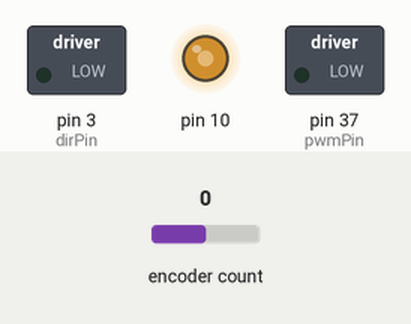
This sketch was run on a simulated Arduino Mega 2560, built with avr-gcc and run on an emulated ATmega2560. On the bench: switched loads named in the sketch (green lamp = pin HIGH), output pins drawn as LEDs (lit = HIGH). Inputs (shaded band) come from the test bench; at power-on: encoder count 0.

Above: at 0.1 s.
Timing chart, 0 to 1.6 s (numbered marks = the images above):
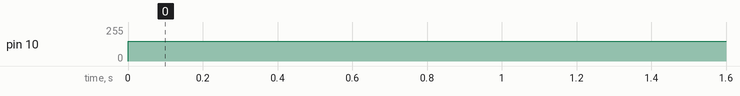

Measured:
- by itself, pin 10: 0/255 → 150/255 at 0.00 s

The sketch:

TestLibrary.ino
```cpp
#include <Encoder.h>
//#include <PID_v1.h>

#define Freq_Ts 100 //Calculation period in microseconds

#define pwmPin 37
#define dirPin 3
#define encA 6
#define encB 7

double Setpoint, Input, Output;
int Kp = 1;
int Ki = 1;
int Kd = 1;
double lastError = 0;
double sumError = 0;

long oldPosition  = -999;
long newPosition = 0;
long velocity = 0;

Encoder myEnc(encA, encB);

void setTarget(int setpoint){
  Setpoint = setpoint;
}

void setKp(int kp){
  Kp = kp;
}

void motorSetup(){
  Output = 0;
  Setpoint = 2000;
  pinMode(pwmPin, OUTPUT);
  pinMode(dirPin, OUTPUT);
}

void motorStep(){
  newPosition = myEnc.read();
  velocity = (newPosition - oldPosition) / (Freq_Ts*0.000001);
  if (newPosition != oldPosition) {
    oldPosition = newPosition;
    Serial.println(newPosition);
    //Serial.println(newPosition);
  }
  Input = newPosition;
  double target = Setpoint;// set the seek to target by mapping the potentiometer range to the encoder max count
  double error = Input - target; // find the error term = current position - target

  //PID Calculation
  //double motorSpeed = Kp * error; //Just using P
  double motorSpeed = Kp * error + Kd * (error - lastError) + Ki * sumError; //Full PID

  //Correction for motor Speed sign
  if (motorSpeed < 0) {
    motorSpeed = motorSpeed * -1;
  }

  if (error < 0) {
  digitalWrite(3, LOW);//backward if high
      digitalWrite(2, HIGH);//forward if high
      //Serial.println("FW");
  }
  if (error > 0) {
  digitalWrite(3, HIGH);//backward if high
      digitalWrite(2, LOW);//forward if high
      //Serial.println("BK");
  }
  lastError = error;
  sumError += error;

  Output = constrain(motorSpeed, 0,150);
  Output = abs(Output);
  analogWrite(10,Output);
}
```

test.ino
```cpp
void setup(){
  motorSetup();
}

void loop(){
  motorStep();

}
```
